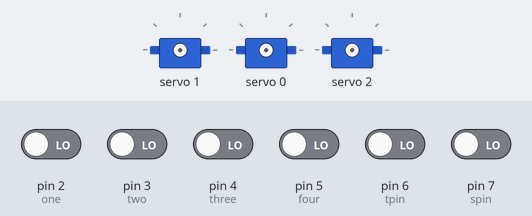
This sketch was run on a simulated Arduino Uno, built with avr-gcc and run on an emulated ATmega328P. On the bench: 3 × servo. The test bench sets the inputs (shaded band); at power-on: pin 2 (one), pin 3 (two), pin 4 (three), pin 5 (four), pin 6 (tpin), pin 7 (spin) LOW. Random numbers use the default seed unless the sketch sets one; what the sketch prints to the serial monitor is not drawn.

Above: at 1.2 s.
1.3 s: pin 5 (four) driven HIGH
At 1.52 s:
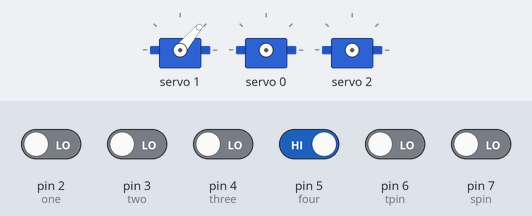
4.3 s: pin 2 (one) driven HIGH
7.3 s: pin 3 (two) driven HIGH
At 8.4 s:
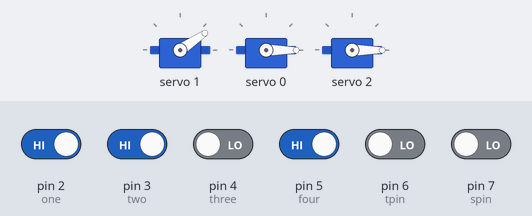
At 9.1 s:
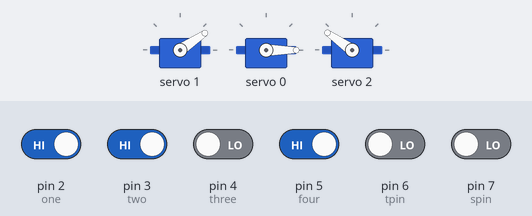
10.3 s: pin 4 (three) driven HIGH
13.3 s: pin 6 (tpin) driven HIGH
16.3 s: pin 6 (tpin) driven LOW
At 18.2 s:
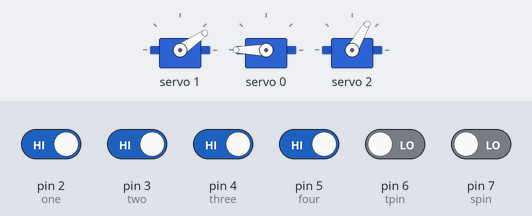
Timing chart, 0 to 20.3 s (numbered marks = the images above; inputs shaded):
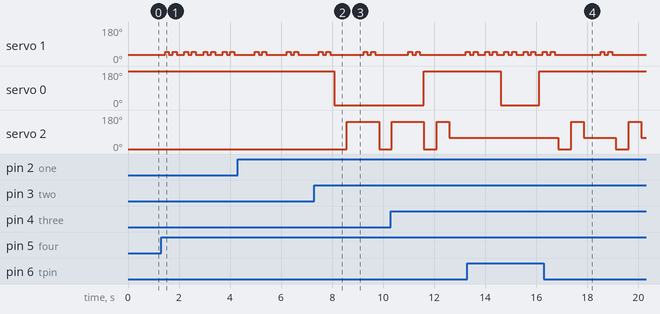

The sketch:

robotHeadMoveArduino.ino
```cpp
#include <Arduino.h>
#include <Adafruit_PWMServoDriver.h>

Adafruit_PWMServoDriver pwm = Adafruit_PWMServoDriver();

unsigned long eyePreviousMillis = 0;
const int eyeInterval = 1000; // Interval between eye movements in milliseconds
bool eyeState = false;

unsigned long nextEyeMoveTime = 0;
unsigned long eyeMoveIntervalMin = 2000; // Minimum time between eye movements in milliseconds
unsigned long eyeMoveIntervalMax = 5000; // Maximum time between eye movements in milliseconds

#define one 2
#define two 3
#define three 4
#define four 5
#define tpin 6
#define spin 7

void setup() {
  Serial.begin(115200);
  delay(10);

  Serial.println("PCA9685 Servo control");
  pwm.begin();
  pwm.setPWMFreq(60);

  pinMode(one, INPUT);
  pinMode(two, INPUT);
  pinMode(three, INPUT);
  pinMode(four, INPUT);
  pinMode(tpin, INPUT);
  pinMode(spin, INPUT);

  scheduleNextEyeMove();
}

void loop() {
  handleInputs();
  //eye();
  // If tpin is HIGH, keep speaking until spin gets HIGH or tpin goes LOW
  if (digitalRead(tpin) == HIGH) {
    while (digitalRead(tpin) == HIGH && digitalRead(spin) == LOW) {
      speak();
      eye(); // Call eye function in the loop while speaking
    }
  }
  // Call eye() function randomly after handleInputs()
  if (millis() >= nextEyeMoveTime) {
    eye();
    scheduleNextEyeMove();
  }
}

void scheduleNextEyeMove() {
  nextEyeMoveTime = millis() + random(eyeMoveIntervalMin, eyeMoveIntervalMax);
}

void handleInputs() {
  int oneState = digitalRead(one);
  int twoState = digitalRead(two);
  int threeState = digitalRead(three);
  int fourState = digitalRead(four);

  if (oneState == HIGH) {
    moveNeckRight();
  }

  if (twoState == HIGH) {
    moveNeckLeft();
  }

  if (threeState == HIGH) {
    moveNeckCenter();
  }

  if (fourState == HIGH) {
    speak();
  }
}

void moveNeckRight() {
  pwm.setPWM(2, 0, 120); // Adjust the PWM value as needed
  delay(500);
}

void moveNeckLeft() {
  pwm.setPWM(2, 0, 500); // Adjust the PWM value as needed
  delay(500);
}

void moveNeckCenter() {
  pwm.setPWM(2, 0, 285); // Adjust the PWM value as needed
  delay(500);
}

void speak() {
  pwm.setPWM(1, 0, 220); // Close
  delay(150);
  pwm.setPWM(1, 0, 260); // Open
  delay(150);
  pwm.setPWM(1, 0, 220); // Close
  delay(150);
  pwm.setPWM(1, 0, 260); // Open
  delay(150);
  pwm.setPWM(1, 0, 220); // Close
  delay(150);
}

void eye() {
  unsigned long currentMillis = millis();

  if (currentMillis - eyePreviousMillis >= eyeInterval) {
    eyePreviousMillis = currentMillis;

    if (eyeState == false) {
      pwm.setPWM(0, 0, 660); // Adjust the PWM value as needed
      eyeState = true;
    } else {
      pwm.setPWM(0, 0, 115); // Adjust the PWM value as needed
      eyeState = false;
    }
  }
}
```

Measured:
- after the input at 7.3 s, servo 2: 0° → 145° after 1.3 s, → 0° 1.3 s later
- after the input at 16.3 s, servo 2: 60° → 0° after 0.57 s, → 145° 0.50 s later, → 60° 0.50 s later, → 0° 1.3 s later, … (6 changes in this stretch)
